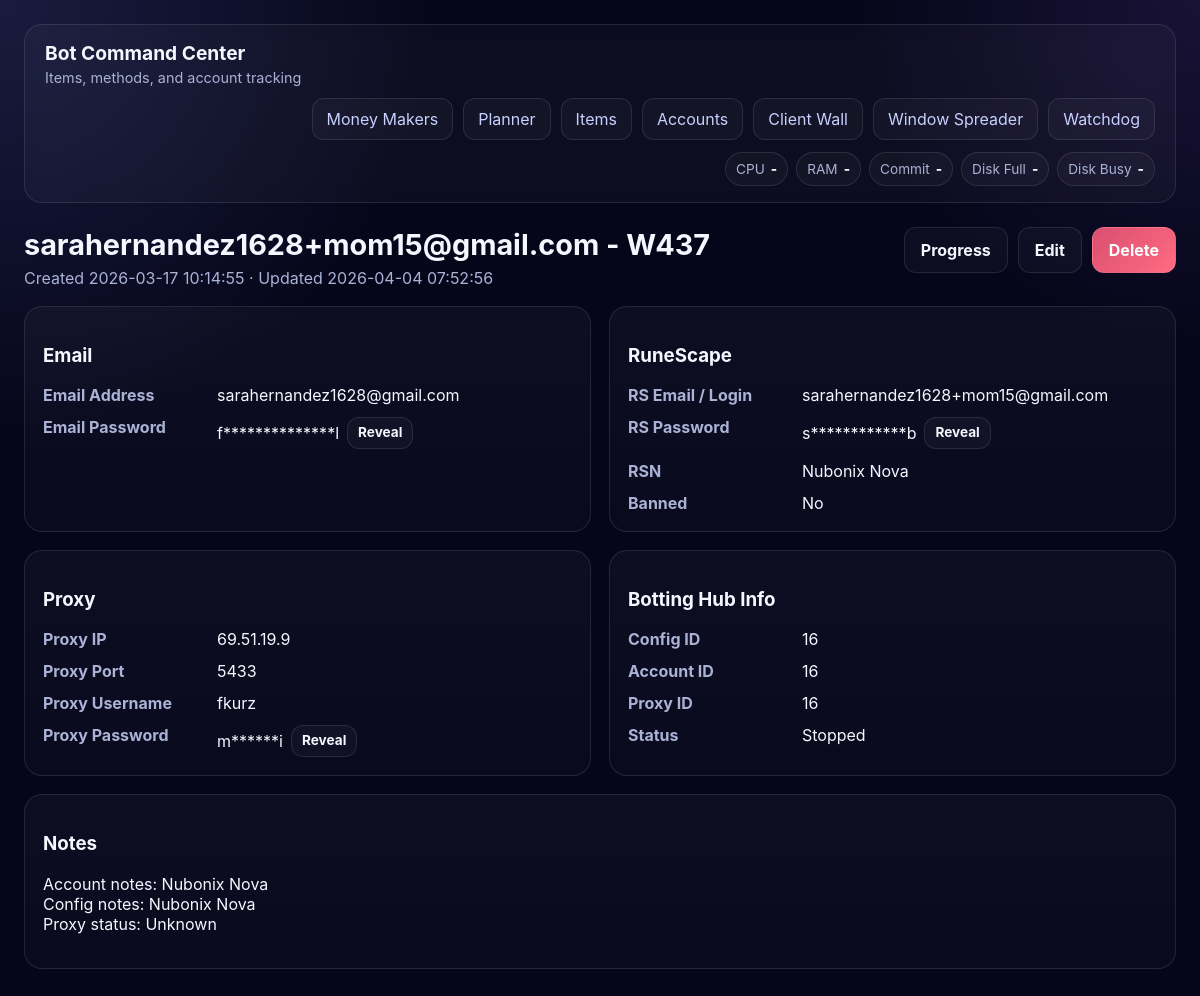
The app's page /accounts/15 with its own data.
### app/models.py (models this page shows)
class Account(Base):
    __tablename__ = "account"
    id: Mapped[int] = mapped_column(primary_key=True)
    label: Mapped[str] = mapped_column(String(255), index=True)
    email_address: Mapped[Optional[str]] = mapped_column(String(255), nullable=True)
    email_password: Mapped[Optional[str]] = mapped_column(String(255), nullable=True)
    rs_email: Mapped[Optional[str]] = mapped_column(String(255), nullable=True)
    rs_password: Mapped[Optional[str]] = mapped_column(String(255), nullable=True)
    rsn: Mapped[Optional[str]] = mapped_column(String(255), nullable=True)
    proxy_ip: Mapped[Optional[str]] = mapped_column(String(255), nullable=True)
    proxy_port: Mapped[Optional[str]] = mapped_column(String(50), nullable=True)
    proxy_username: Mapped[Optional[str]] = mapped_column(String(255), nullable=True)
    proxy_password: Mapped[Optional[str]] = mapped_column(String(255), nullable=True)
    notes: Mapped[Optional[str]] = mapped_column(Text, nullable=True)
    botting_hub_config_id: Mapped[Optional[int]] = mapped_column(Integer, nullable=True, unique=True, index=True)
    botting_hub_account_id: Mapped[Optional[int]] = mapped_column(Integer, nullable=True, index=True)
    botting_hub_proxy_id: Mapped[Optional[int]] = mapped_column(Integer, nullable=True, index=True)
    world: Mapped[Optional[int]] = mapped_column(Integer, nullable=True)
    status: Mapped[Optional[str]] = mapped_column(String(50), nullable=True)
    banned: Mapped[bool] = mapped_column(default=False, server_default="0")
    created_at: Mapped[datetime] = mapped_column(
        DateTime(timezone=True),
        server_default=func.now(),
    )
    updated_at: Mapped[datetime] = mapped_column(
        DateTime(timezone=True),
        server_default=func.now(),
        onupdate=func.now(),
    )
    plan_assignments: Mapped[list["AccountPlanAssignment"]] = relationship(
        back_populates="account",
        cascade="all, delete-orphan",
    )
    progress: Mapped[Optional["AccountProgress"]] = relationship(
        back_populates="account",
        cascade="all, delete-orphan",
        uselist=False,
    )
    goals: Mapped[list["AccountGoal"]] = relationship(
        back_populates="account",
        cascade="all, delete-orphan",
    )

### app/main.py (the view)
@app.get("/accounts/{account_id}", response_class=HTMLResponse)
def account_detail(request: Request, account_id: int, session: Session = Depends(get_session)):
    account = session.get(Account, account_id)
    if not account:
        raise HTTPException(status_code=404, detail="Account not found")
    return templates.TemplateResponse(
        request,
        "account_detail.html",
        {
            "request": request,
            "account": account,
            "message": request.query_params.get("message"),
        },
    )

### app/templates/account_detail.html (shortened to what this page needs)
{% extends "base.html" %}
{% block content %}
<div class="page-header">
    <div>
        <h2>{{ account.label }}</h2>
        <p>Created {{ account.created_at }} · Updated {{ account.updated_at }}</p>
    </div>
    <div class="actions">
        <a href="/accounts/{{ account.id }}/progress"><button type="button" class="secondary">Progress</button></a>
        <a href="/accounts/{{ account.id }}/edit"><button type="button" class="secondary">Edit</button></a>
        <form action="/accounts/{{ account.id }}/delete" method="post" onsubmit="return confirm('Delete this account?');">
            <button type="submit" class="danger">Delete</button>
        </form>
    </div>
</div>
<div class="grid-2">
    <div class="card">
        <h3>Email</h3>
        <dl>
            <dt>Email Address</dt>
            <dd>{{ account.email_address or "-" }}</dd>
            <dt>Email Password</dt>
            <dd>
                {% if account.email_password %}
                <div class="secret-box">
                    <span>{{ account.email_password | mask_secret }}</span>
                    <button type="button" class="secondary tiny-btn" onclick="toggleSecret('email-password')">Reveal</button>
                </div>
                {% else %}
                -
                {% endif %}
            </dd>
        </dl>
    </div>
    <div class="card">
        <h3>RuneScape</h3>
        <dl>
            <dt>RS Email / Login</dt>
            <dd>{{ account.rs_email or "-" }}</dd>
            <dt>RS Password</dt>
            <dd>
                {% if account.rs_password %}
                <div class="secret-box">
                    <span>{{ account.rs_password | mask_secret }}</span>
                    <button type="button" class="secondary tiny-btn" onclick="toggleSecret('rs-password')">Reveal</button>
                </div>
                {% else %}
                -
                {% endif %}
            </dd>
            <dt>RSN</dt>
            <dd>{{ account.rsn or "-" }}</dd>
            <dt>Banned</dt>
            <dd>{% if account.banned %}Yes{% else %}No{% endif %}</dd>
        </dl>
    </div>
</div>
<div class="grid-2">
    <div class="card">
        <h3>Proxy</h3>
        <dl>
            <dt>Proxy IP</dt>
            <dd>{{ account.proxy_ip or "-" }}</dd>
            <dt>Proxy Port</dt>
            <dd>{{ account.proxy_port or "-" }}</dd>
            <dt>Proxy Username</dt>
            <dd>{{ account.proxy_username or "-" }}</dd>
            <dt>Proxy Password</dt>
            <dd>
                {% if account.proxy_password %}
                <div class="secret-box">
                    <span>{{ account.proxy_password | mask_secret }}</span>
                    <button type="button" class="secondary tiny-btn" onclick="toggleSecret('proxy-password')">Reveal</button>
                </div>
                {% else %}
                -
                {% endif %}
            </dd>
        </dl>
    </div>
    <div class="card">
        <h3>Botting Hub Info</h3>
        <dl>
            <dt>Config ID</dt>
            <dd>{{ account.botting_hub_config_id or "-" }}</dd>
            <dt>Account ID</dt>
            <dd>{{ account.botting_hub_account_id or "-" }}</dd>
            <dt>Proxy ID</dt>
            <dd>{{ account.botting_hub_proxy_id or "-" }}</dd>
            <dt>Status</dt>
            <dd>{{ account.status or "-" }}</dd>
        </dl>
    </div>
</div>
<div class="card">
    <h3>Notes</h3>
    <p style="white-space: pre-line;">{{ account.notes or "No notes yet." }}</p>
</div>
{% endblock %}

### app/templates/base.html (style rules this page uses)
:root { color-scheme: dark; --bg: #06061a; --card: #0e1030; --card-2: #13163f; --border: rgba(255,255,255,0.10); --text: #f5f7ff; --muted: #aab2d5; --accent: #7c8cff; --accent-2: #9f6bff; --good: #58d68d; --bad: #ff6b81; --warn: #ffd166; }
* { box-sizing: border-box; }
body { margin: 0; font-family: Inter, Segoe UI, Arial, sans-serif; background: radial-gradient(circle at top left, rgba(124, 140, 255, 0.16), transparent 28%), radial-gradient(circle at top right, rgba(159, 107, 255, 0.12), transparent 22%), var(--bg); color: var(--text); }
a { color: #c7d0ff; text-decoration: none; }
.page-header { display: flex; gap: 16px; justify-content: space-between; align-items: flex-start; flex-wrap: wrap; margin-bottom: 18px; }
.page-header h2 { margin: 0 0 6px 0; font-size: 1.8rem; }
.page-header p { margin: 0; color: var(--muted); }
.card { background: linear-gradient(180deg, rgba(255,255,255,0.035), rgba(255,255,255,0.02)); border: 1px solid var(--border); border-radius: 18px; padding: 18px; margin-bottom: 18px; }
.grid-2 { display: grid; grid-template-columns: repeat(2, minmax(0, 1fr)); gap: 18px; }
form { margin: 0; }
input, textarea, select, button { font: inherit; }
button { padding: 12px 16px; border: 1px solid var(--border); border-radius: 12px; background: linear-gradient(135deg, var(--accent), var(--accent-2)); color: white; cursor: pointer; font-weight: 700; }
button.danger { background: linear-gradient(135deg, #d94f70, #ff6b81); }
button.secondary, .secondary-link { background: rgba(255,255,255,0.03); color: var(--text); }
.secret-box { display: flex; align-items: center; gap: 8px; flex-wrap: wrap; }
.tiny-btn { padding: 8px 10px; font-size: 0.85rem; line-height: 1; }
.actions { display: flex; gap: 10px; flex-wrap: wrap; }
dl { display: grid; grid-template-columns: 160px 1fr; gap: 12px 14px; margin: 0; }
dt { color: var(--muted); font-weight: 700; }
dd { margin: 0; word-break: break-word; }

### records on screen
Account: label "sarahernandez1628+mom15@gmail.com - W437", created_at "2026-03-17 10:14:55", updated_at "2026-04-04 07:52:56", email_address "sarahernandez1628@gmail.com", email_password|mask_secret "f**************l", rs_email "sarahernandez1628+mom15@gmail.com", rs_password|mask_secret "s************b", rsn "Nubonix Nova", proxy_ip "69.51.19.9", proxy_port "5433", proxy_username "fkurz", proxy_password|mask_secret "m******i", botting_hub_config "16", botting_hub_account "16", botting_hub_proxy "16", status "Stopped", notes "Account notes: Nubonix Nova Config notes: Nubonix Nova Proxy status: Unknown"
